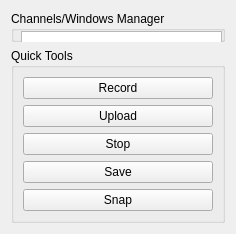
<?xml version="1.0" encoding="UTF-8"?>
<ui version="4.0">
 <class>GraphicManagerDockWidget</class>
 <widget class="QWidget" name="GraphicManagerDockWidget">
  <property name="geometry">
   <rect>
    <x>0</x>
    <y>0</y>
    <width>236</width>
    <height>229</height>
   </rect>
  </property>
  <property name="windowTitle">
   <string>Form</string>
  </property>
  <layout class="QVBoxLayout" name="verticalLayout">
   <item>
    <widget class="QGroupBox" name="WCManager">
     <property name="title">
      <string>Channels/Windows Manager</string>
     </property>
     <widget class="QWidget" name="verticalLayoutWidget_2">
      <property name="geometry">
       <rect>
        <x>10</x>
        <y>20</y>
        <width>201</width>
        <height>51</height>
       </rect>
      </property>
      <layout class="QVBoxLayout" name="verticalLayout_2">
       <item>
        <widget class="QListWidget" name="windowListWidget"/>
       </item>
       <item>
        <widget class="QComboBox" name="channelComboBox"/>
       </item>
      </layout>
     </widget>
    </widget>
   </item>
   <item>
    <widget class="QGroupBox" name="quickToolsManager">
     <property name="title">
      <string>Quick Tools</string>
     </property>
     <layout class="QGridLayout" name="gridLayout">
      <item row="0" column="0">
       <widget class="QPushButton" name="pushButton">
        <property name="text">
         <string>Record</string>
        </property>
       </widget>
      </item>
      <item row="4" column="0">
       <widget class="QPushButton" name="pushButton_4">
        <property name="text">
         <string>Save</string>
        </property>
       </widget>
      </item>
      <item row="5" column="0">
       <widget class="QPushButton" name="pushButton_5">
        <property name="text">
         <string>Snap</string>
        </property>
       </widget>
      </item>
      <item row="2" column="0">
       <widget class="QPushButton" name="pushButton_2">
        <property name="text">
         <string>Stop</string>
        </property>
       </widget>
      </item>
      <item row="1" column="0">
       <widget class="QPushButton" name="pushButton_3">
        <property name="text">
         <string>Upload</string>
        </property>
       </widget>
      </item>
     </layout>
    </widget>
   </item>
  </layout>
 </widget>
 <resources/>
 <connections/>
</ui>
